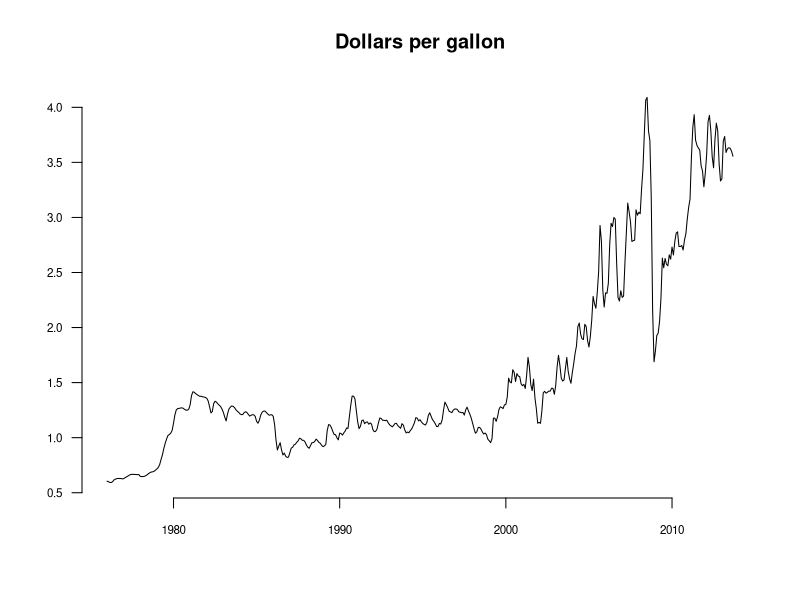
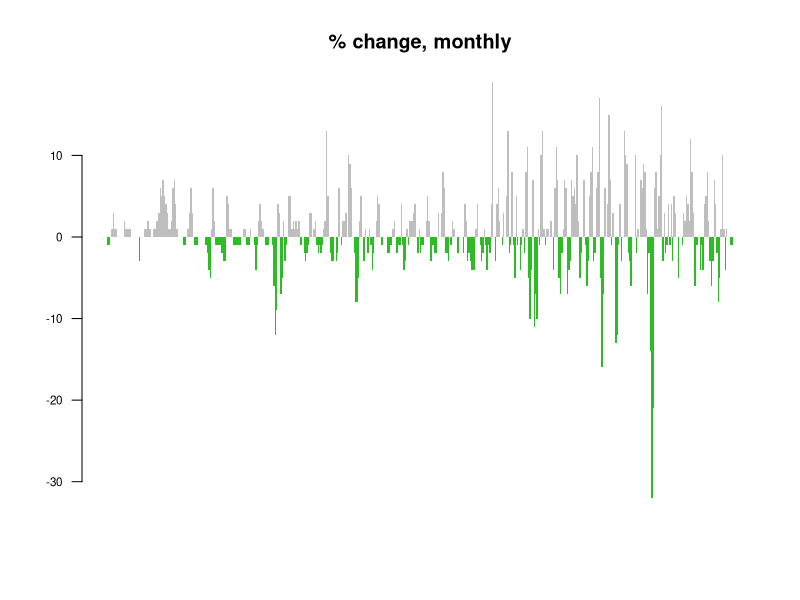
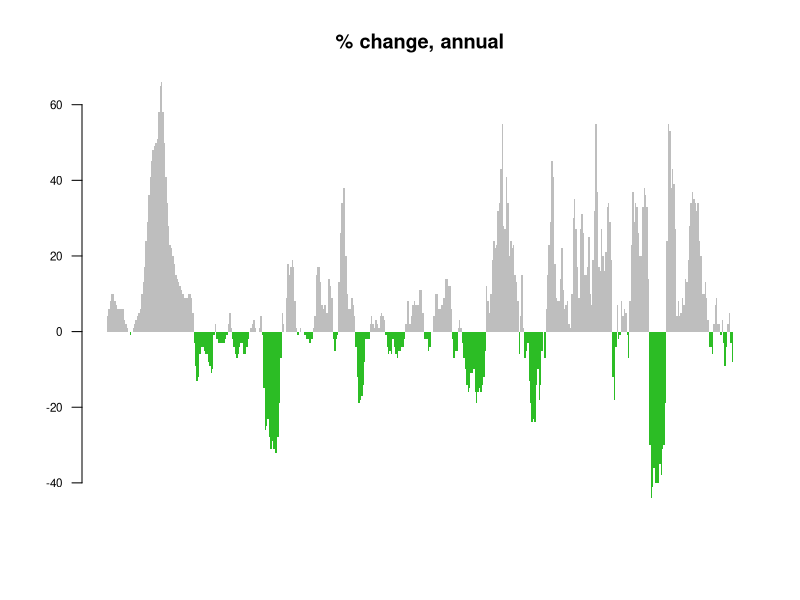
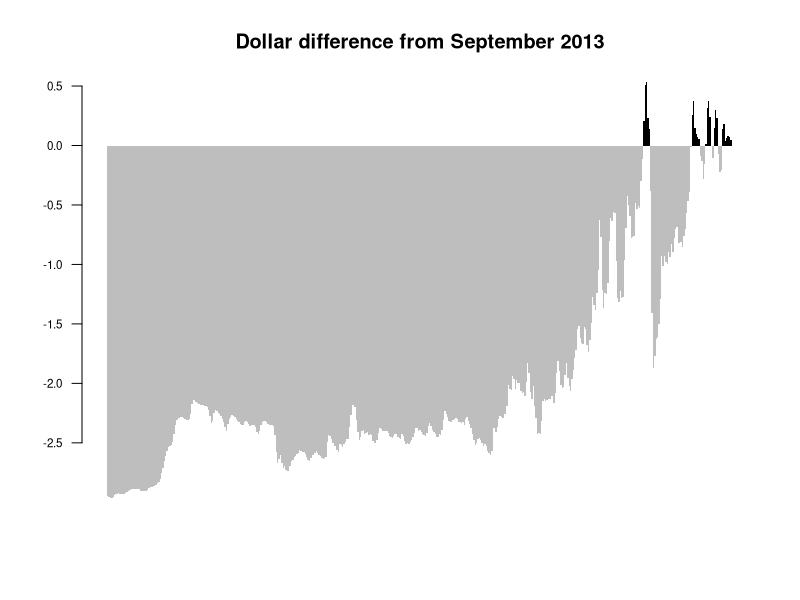
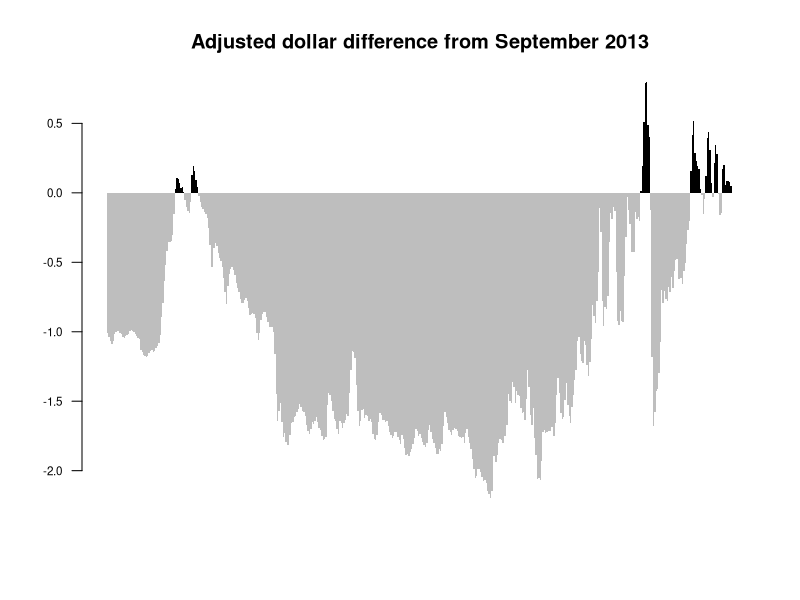
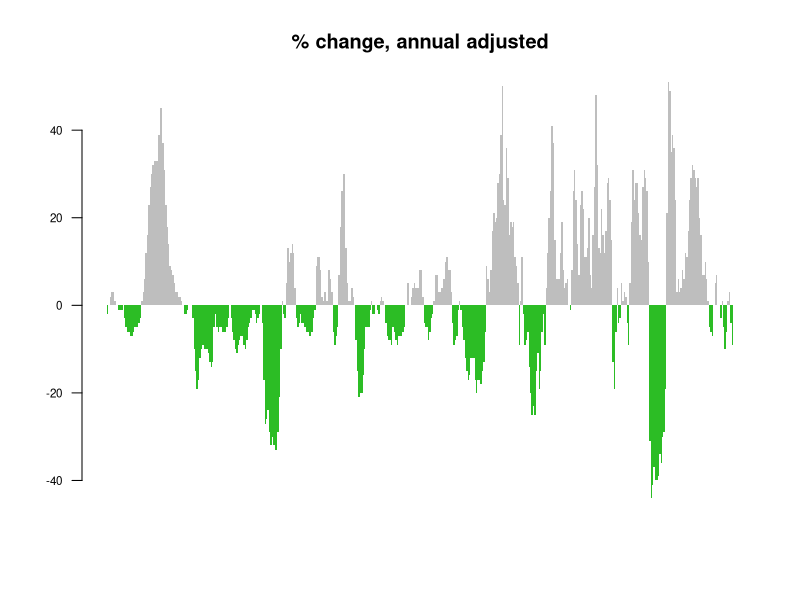
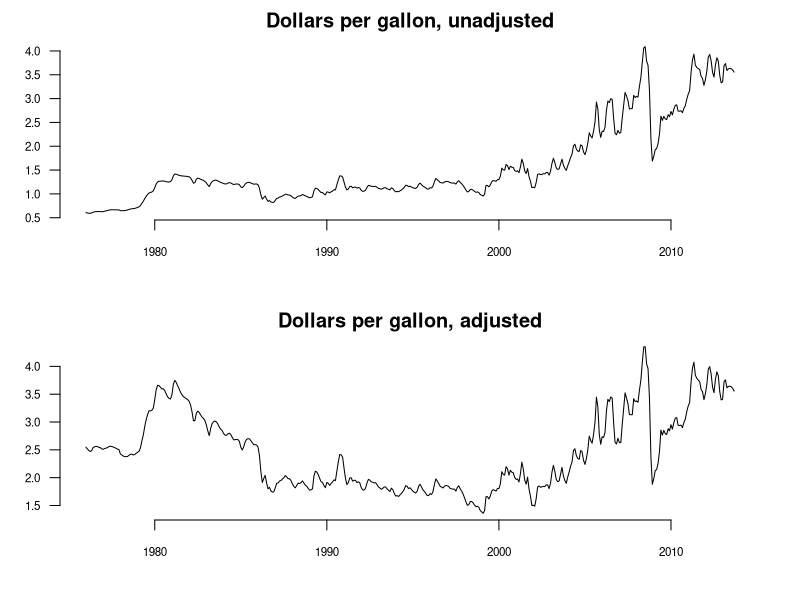
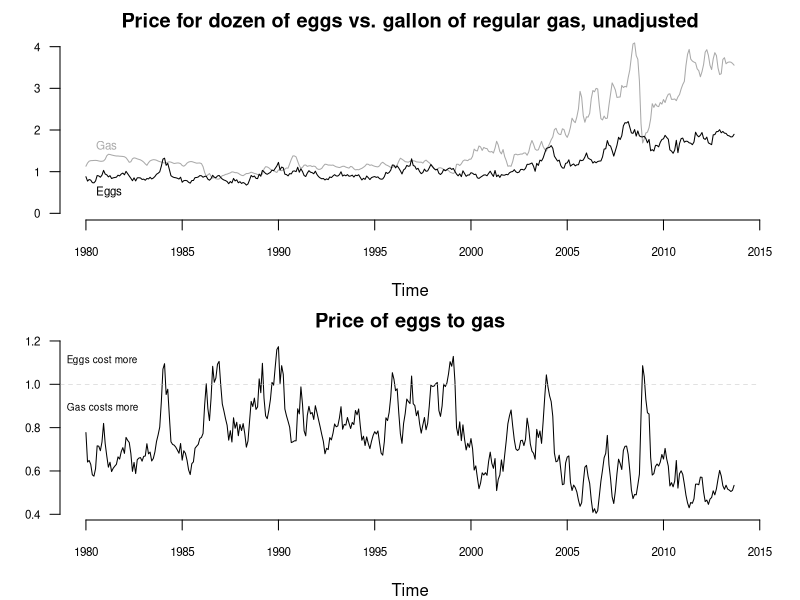

Here is the R script that generated these plots, in order:
# Load the data.
cpi <- read.csv("data/cpi-monthly-us.csv", stringsAsFactors=FALSE)
eggs <- read.csv("data/egg-prices-monthly.csv", stringsAsFactors=FALSE)
gas <- read.csv("data/gas-prices-monthly.csv", stringsAsFactors=FALSE)

# Regular time series for gas price
par(cex.axis=0.7)
gas.ts <- ts(gas$Value, start=c(1976, 1), frequency=12)
plot(gas.ts, xlab="", ylab="", main="Dollars per gallon", las=1, bty="n")


# Monthly change
curr <- gas$Value[-1]
prev <- gas$Value[1:(length(gas$Value)-1)]
monChange <- 100 * round( (curr-prev) / prev, 2 )
barCols <- sapply(monChange, 
	function(x) { 
		if (x < 0) {
			return("#2cbd25")
		} else {
			return("gray")
		}
	})
#monChange.ts <- ts(monChange, start=c(1976, 2), frequency=12)
barplot(monChange, border=NA, space=0, las=1, col=barCols, main="% change, monthly")


# Year-over-year change
curr <- gas$Value[-(1:12)]
prev <- gas$Value[1:(length(gas$Value)-12)]
annChange <- 100 * round( (curr-prev) / prev, 2 )
barCols <- sapply(annChange, 
	function(x) { 
		if (x < 0) {
			return("#2cbd25")
		} else {
			return("gray")
		}
	})
barplot(annChange, border=NA, space=0, las=1, col=barCols, main="% change, annual")


# Relative to current 2013
curr <- gas$Value[length(gas$Value)]
gasDiff <- gas$Value - curr
barCols.diff <- sapply(gasDiff,
	function(x) {
		if (x < 0) {
			return("gray")
		} else {
			return("black")
		}
	}
)
barplot(gasDiff, border=NA, space=0, las=1, col=barCols.diff, main="Dollar difference from September 2013")




# Adjust gas price for inflation
gas.cpi.merge <- merge(gas, cpi, by=c("Year", "Period"))
gas.cpi <- gas.cpi.merge[,-c(3,5)]
colnames(gas.cpi) <- c("year", "month", "gasprice.unadj", "cpi")
currCPI <- gas.cpi[dim(gas.cpi)[1], "cpi"]
gas.cpi$cpiFactor <- currCPI / gas.cpi$cpi
gas.cpi$gasprice.adj <- gas.cpi$gasprice.unadj * gas.cpi$cpiFactor

curr <- gas.cpi$gasprice.adj[dim(gas.cpi)[1]]
gasDiff.adj <- gas.cpi$gasprice.adj - curr
barCols.diff.adj <- sapply(gasDiff.adj,
	function(x) {
		if (x < 0) {
			return("gray")
		} else {
			return("black")
		}
	}
)
barplot(gasDiff.adj, border=NA, space=0, las=1, col=barCols.diff.adj, main="Adjusted dollar difference from September 2013")


# Adjusted annual change
curr <- gas.cpi$gasprice.adj[-(1:12)]
prev <- gas.cpi$gasprice.adj[1:(length(gas.cpi$gasprice.adj)-12)]
annChange.adj <- 100 * round( (curr-prev) / prev, 2 )
barCols.adj <- sapply(annChange.adj, 
	function(x) { 
		if (x < 0) {
			return("#2cbd25")
		} else {
			return("gray")
		}
	})
barplot(annChange.adj, border=NA, space=0, las=1, col=barCols.adj, main="% change, annual adjusted")




# Adjusted time series
par(mfrow=c(2,1), mar=c(4,3,2,2))
gas.ts.adj <- ts(gas.cpi$gasprice.adj, start=c(1976, 1), frequency=12)
plot(gas.ts, xlab="", ylab="", main="Dollars per gallon, unadjusted", las=1, bty="n")
plot(gas.ts.adj, xlab="", ylab="", main="Dollars per gallon, adjusted", las=1, bty="n")




# Gas versus eggs
gas.eggs.merge <- merge(gas, eggs, by=c("Year", "Period"))
gas.eggs <- gas.eggs.merge[,-c(3,5)]
colnames(gas.eggs) <- c("year", "month", "gas", "eggs")
gas.ts <- ts(gas.eggs$gas, start=c(1980, 1), frequency=12)
eggs.ts <- ts(gas.eggs$eggs, start=c(1980, 1), frequency=12)
par(bty="n", las=1)
ts.plot(gas.ts, eggs.ts, col=c("dark gray", "black"), ylim=c(0, 4), main="Price for dozen of eggs vs. gallon of regular gas, unadjusted", ylab="Dollars")
text(1980, 1.6, "Gas", pos=4, cex=0.7, col="dark gray")
text(1980, 0.5, "Eggs", pos=4, cex=0.7, col="black")


# Eggs to gas ratio
eggs.gas.ratio <- ts(gas.eggs$eggs/gas.eggs$gas, start=c(1980, 1), frequency=12)
par(cex.axis=0.7)
plot(eggs.gas.ratio, bty="n", las=1, ylab="", main="Price of eggs to gas")
lines(c(1970, 2015), c(1,1), lty=2, lwd=0.5, col="gray")
text(1979, 1.11, "Eggs cost more", cex=0.6, pos=4, offset=0)
text(1979, 0.89, "Gas costs more", cex=0.6, pos=4, offset=0)
